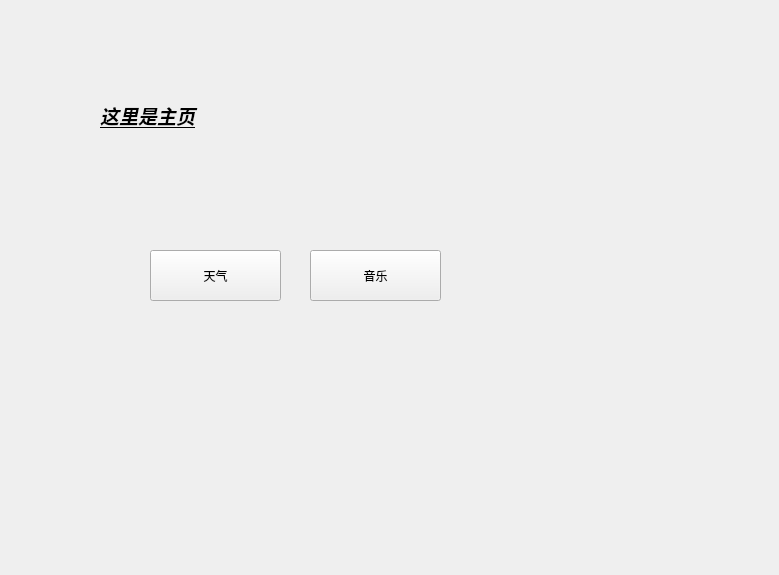
<?xml version="1.0" encoding="UTF-8"?>
<ui version="4.0">
 <class>Home</class>
 <widget class="QWidget" name="Home">
  <property name="geometry">
   <rect>
    <x>0</x>
    <y>0</y>
    <width>779</width>
    <height>575</height>
   </rect>
  </property>
  <property name="windowTitle">
   <string>Form</string>
  </property>
  <widget class="QWidget" name="widget" native="true">
   <property name="geometry">
    <rect>
     <x>60</x>
     <y>60</y>
     <width>541</width>
     <height>381</height>
    </rect>
   </property>
   <widget class="QLabel" name="label">
    <property name="geometry">
     <rect>
      <x>40</x>
      <y>30</y>
      <width>141</width>
      <height>51</height>
     </rect>
    </property>
    <property name="text">
     <string>&lt;html&gt;&lt;head/&gt;&lt;body&gt;&lt;p&gt;&lt;span style=&quot; font-size:14pt; font-weight:700; font-style:italic; text-decoration: underline;&quot;&gt;这里是主页&lt;/span&gt;&lt;/p&gt;&lt;/body&gt;&lt;/html&gt;</string>
    </property>
   </widget>
   <widget class="QPushButton" name="pushButton">
    <property name="geometry">
     <rect>
      <x>90</x>
      <y>190</y>
      <width>131</width>
      <height>51</height>
     </rect>
    </property>
    <property name="text">
     <string>天气</string>
    </property>
   </widget>
   <widget class="QPushButton" name="toMusicPage">
    <property name="geometry">
     <rect>
      <x>250</x>
      <y>190</y>
      <width>131</width>
      <height>51</height>
     </rect>
    </property>
    <property name="text">
     <string>音乐</string>
    </property>
   </widget>
  </widget>
 </widget>
 <resources/>
 <connections/>
</ui>
